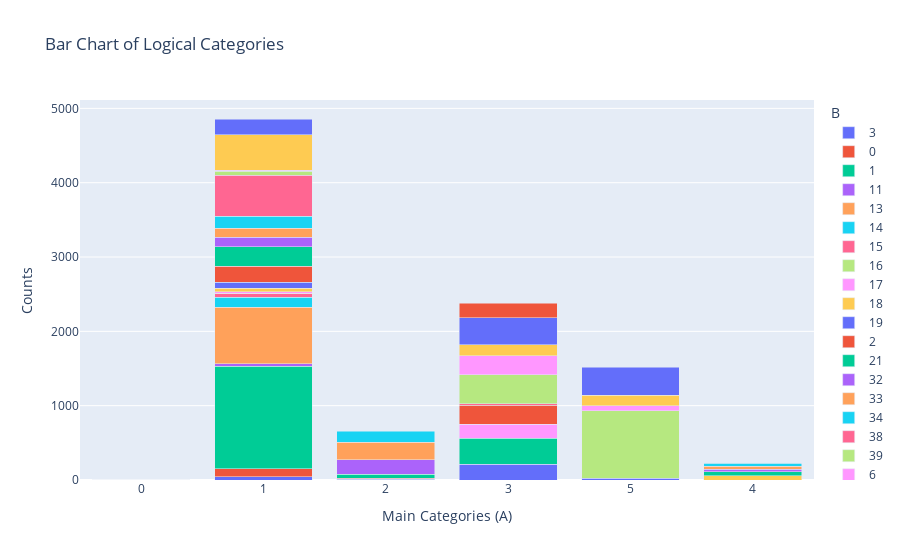

Write notebook code for a chart like this one.
### Code cell
fig = px.bar(
    category_counts,
    x='A', y='count',
    color='B',  # Stacked bars for subcategories
    title="Bar Chart of Logical Categories",
    labels={'A': 'Main Categories (A)', 'count': 'Counts'},
    barmode='stack'
)
fig.show()

### Figure 1 — Plotly figure (JSON) as saved in the notebook; plotly's stock layout.template omitted (floating-point values rounded to 4 significant figures)
{"data": [{"alignmentgroup": "True", "hovertemplate": "B=3<br>Main Categories (A)=%{x}<br>Counts=%{y}<extra></extra>", "legendgroup": "3", "marker": {"color": "#636efa", "pattern": {"shape": ""}}, "name": "3", "offsetgroup": "3", "orientation": "v", "showlegend": true, "textposition": "auto", "type": "bar", "x": ["0", "1", "2", "3", "5"], "xaxis": "x", "y": [1, 41, 13, 213, 23], "yaxis": "y"}, {"alignmentgroup": "True", "hovertemplate": "B=0<br>Main Categories (A)=%{x}<br>Counts=%{y}<extra></extra>", "legendgroup": "0", "marker": {"color": "#EF553B", "pattern": {"shape": ""}}, "name": "0", "offsetgroup": "0", "orientation": "v", "showlegend": true, "textposition": "auto", "type": "bar", "x": ["1"], "xaxis": "x", "y": [113], "yaxis": "y"}, {"alignmentgroup": "True", "hovertemplate": "B=1<br>Main Categories (A)=%{x}<br>Counts=%{y}<extra></extra>", "legendgroup": "1", "marker": {"color": "#00cc96", "pattern": {"shape": ""}}, "name": "1", "offsetgroup": "1", "orientation": "v", "showlegend": true, "textposition": "auto", "type": "bar", "x": ["1", "3"], "xaxis": "x", "y": [1378, 352], "yaxis": "y"}, {"alignmentgroup": "True", "hovertemplate": "B=11<br>Main Categories (A)=%{x}<br>Counts=%{y}<extra></extra>", "legendgroup": "11", "marker": {"color": "#ab63fa", "pattern": {"shape": ""}}, "name": "11", "offsetgroup": "11", "orientation": "v", "showlegend": true, "textposition": "auto", "type": "bar", "x": ["1"], "xaxis": "x", "y": [31], "yaxis": "y"}, {"alignmentgroup": "True", "hovertemplate": "B=13<br>Main Categories (A)=%{x}<br>Counts=%{y}<extra></extra>", "legendgroup": "13", "marker": {"color": "#FFA15A", "pattern": {"shape": ""}}, "name": "13", "offsetgroup": "13", "orientation": "v", "showlegend": true, "textposition": "auto", "type": "bar", "x": ["1"], "xaxis": "x", "y": [762], "yaxis": "y"}, {"alignmentgroup": "True", "hovertemplate": "B=14<br>Main Categories (A)=%{x}<br>Counts=%{y}<extra></extra>", "legendgroup": "14", "marker": {"color": "#19d3f3", "pattern": {"shape": ""}}, "name": "14", "offsetgroup": "14", "orientation": "v", "showlegend": true, "textposition": "auto", "type": "bar", "x": ["1"], "xaxis": "x", "y": [136], "yaxis": "y"}, {"alignmentgroup": "True", "hovertemplate": "B=15<br>Main Categories (A)=%{x}<br>Counts=%{y}<extra></extra>", "legendgroup": "15", "marker": {"color": "#FF6692", "pattern": {"shape": ""}}, "name": "15", "offsetgroup": "15", "orientation": "v", "showlegend": true, "textposition": "auto", "type": "bar", "x": ["1"], "xaxis": "x", "y": [53], "yaxis": "y"}, {"alignmentgroup": "True", "hovertemplate": "B=16<br>Main Categories (A)=%{x}<br>Counts=%{y}<extra></extra>", "legendgroup": "16", "marker": {"color": "#B6E880", "pattern": {"shape": ""}}, "name": "16", "offsetgroup": "16", "orientation": "v", "showlegend": true, "textposition": "auto", "type": "bar", "x": ["1"], "xaxis": "x", "y": [2], "yaxis": "y"}, {"alignmentgroup": "True", "hovertemplate": "B=17<br>Main Categories (A)=%{x}<br>Counts=%{y}<extra></extra>", "legendgroup": "17", "marker": {"color": "#FF97FF", "pattern": {"shape": ""}}, "name": "17", "offsetgroup": "17", "orientation": "v", "showlegend": true, "textposition": "auto", "type": "bar", "x": ["1", "3"], "xaxis": "x", "y": [19, 184], "yaxis": "y"}, {"alignmentgroup": "True", "hovertemplate": "B=18<br>Main Categories (A)=%{x}<br>Counts=%{y}<extra></extra>", "legendgroup": "18", "marker": {"color": "#FECB52", "pattern": {"shape": ""}}, "name": "18", "offsetgroup": "18", "orientation": "v", "showlegend": true, "textposition": "auto", "type": "bar", "x": ["1"], "xaxis": "x", "y": [47], "yaxis": "y"}, {"alignmentgroup": "True", "hovertemplate": "B=19<br>Main Categories (A)=%{x}<br>Counts=%{y}<extra></extra>", "legendgroup": "19", "marker": {"color": "#636efa", "pattern": {"shape": ""}}, "name": "19", "offsetgroup": "19", "orientation": "v", "showlegend": true, "textposition": "auto", "type": "bar", "x": ["1"], "xaxis": "x", "y": [78], "yaxis": "y"}, {"alignmentgroup": "True", "hovertemplate": "B=2<br>Main Categories (A)=%{x}<br>Counts=%{y}<extra></extra>", "legendgroup": "2", "marker": {"color": "#EF553B", "pattern": {"shape": ""}}, "name": "2", "offsetgroup": "2", "orientation": "v", "showlegend": true, "textposition": "auto", "type": "bar", "x": ["1", "3"], "xaxis": "x", "y": [215, 260], "yaxis": "y"}, {"alignmentgroup": "True", "hovertemplate": "B=21<br>Main Categories (A)=%{x}<br>Counts=%{y}<extra></extra>", "legendgroup": "21", "marker": {"color": "#00cc96", "pattern": {"shape": ""}}, "name": "21", "offsetgroup": "21", "orientation": "v", "showlegend": true, "textposition": "auto", "type": "bar", "x": ["1"], "xaxis": "x", "y": [265], "yaxis": "y"}, {"alignmentgroup": "True", "hovertemplate": "B=32<br>Main Categories (A)=%{x}<br>Counts=%{y}<extra></extra>", "legendgroup": "32", "marker": {"color": "#ab63fa", "pattern": {"shape": ""}}, "name": "32", "offsetgroup": "32", "orientation": "v", "showlegend": true, "textposition": "auto", "type": "bar", "x": ["1"], "xaxis": "x", "y": [129], "yaxis": "y"}, {"alignmentgroup": "True", "hovertemplate": "B=33<br>Main Categories (A)=%{x}<br>Counts=%{y}<extra></extra>", "legendgroup": "33", "marker": {"color": "#FFA15A", "pattern": {"shape": ""}}, "name": "33", "offsetgroup": "33", "orientation": "v", "showlegend": true, "textposition": "auto", "type": "bar", "x": ["1"], "xaxis": "x", "y": [115], "yaxis": "y"}, {"alignmentgroup": "True", "hovertemplate": "B=34<br>Main Categories (A)=%{x}<br>Counts=%{y}<extra></extra>", "legendgroup": "34", "marker": {"color": "#19d3f3", "pattern": {"shape": ""}}, "name": "34", "offsetgroup": "34", "orientation": "v", "showlegend": true, "textposition": "auto", "type": "bar", "x": ["1"], "xaxis": "x", "y": [165], "yaxis": "y"}, {"alignmentgroup": "True", "hovertemplate": "B=38<br>Main Categories (A)=%{x}<br>Counts=%{y}<extra></extra>", "legendgroup": "38", "marker": {"color": "#FF6692", "pattern": {"shape": ""}}, "name": "38", "offsetgroup": "38", "orientation": "v", "showlegend": true, "textposition": "auto", "type": "bar", "x": ["1"], "xaxis": "x", "y": [550], "yaxis": "y"}, {"alignmentgroup": "True", "hovertemplate": "B=39<br>Main Categories (A)=%{x}<br>Counts=%{y}<extra></extra>", "legendgroup": "39", "marker": {"color": "#B6E880", "pattern": {"shape": ""}}, "name": "39", "offsetgroup": "39", "orientation": "v", "showlegend": true, "textposition": "auto", "type": "bar", "x": ["1"], "xaxis": "x", "y": [52], "yaxis": "y"}, {"alignmentgroup": "True", "hovertemplate": "B=6<br>Main Categories (A)=%{x}<br>Counts=%{y}<extra></extra>", "legendgroup": "6", "marker": {"color": "#FF97FF", "pattern": {"shape": ""}}, "name": "6", "offsetgroup": "6", "orientation": "v", "showlegend": true, "textposition": "auto", "type": "bar", "x": ["1"], "xaxis": "x", "y": [14], "yaxis": "y"}, {"alignmentgroup": "True", "hovertemplate": "B=7<br>Main Categories (A)=%{x}<br>Counts=%{y}<extra></extra>", "legendgroup": "7", "marker": {"color": "#FECB52", "pattern": {"shape": ""}}, "name": "7", "offsetgroup": "7", "orientation": "v", "showlegend": true, "textposition": "auto", "type": "bar", "x": ["1"], "xaxis": "x", "y": [482], "yaxis": "y"}, {"alignmentgroup": "True", "hovertemplate": "B=8<br>Main Categories (A)=%{x}<br>Counts=%{y}<extra></extra>", "legendgroup": "8", "marker": {"color": "#636efa", "pattern": {"shape": ""}}, "name": "8", "offsetgroup": "8", "orientation": "v", "showlegend": true, "textposition": "auto", "type": "bar", "x": ["1"], "xaxis": "x", "y": [210], "yaxis": "y"}, {"alignmentgroup": "True", "hovertemplate": "B=12<br>Main Categories (A)=%{x}<br>Counts=%{y}<extra></extra>", "legendgroup": "12", "marker": {"color": "#EF553B", "pattern": {"shape": ""}}, "name": "12", "offsetgroup": "12", "orientation": "v", "showlegend": true, "textposition": "auto", "type": "bar", "x": ["2"], "xaxis": "x", "y": [10], "yaxis": "y"}, {"alignmentgroup": "True", "hovertemplate": "B=22<br>Main Categories (A)=%{x}<br>Counts=%{y}<extra></extra>", "legendgroup": "22", "marker": {"color": "#00cc96", "pattern": {"shape": ""}}, "name": "22", "offsetgroup": "22", "orientation": "v", "showlegend": true, "textposition": "auto", "type": "bar", "x": ["2"], "xaxis": "x", "y": [53], "yaxis": "y"}, {"alignmentgroup": "True", "hovertemplate": "B=31<br>Main Categories (A)=%{x}<br>Counts=%{y}<extra></extra>", "legendgroup": "31", "marker": {"color": "#ab63fa", "pattern": {"shape": ""}}, "name": "31", "offsetgroup": "31", "orientation": "v", "showlegend": true, "textposition": "auto", "type": "bar", "x": ["2"], "xaxis": "x", "y": [198], "yaxis": "y"}, {"alignmentgroup": "True", "hovertemplate": "B=35<br>Main Categories (A)=%{x}<br>Counts=%{y}<extra></extra>", "legendgroup": "35", "marker": {"color": "#FFA15A", "pattern": {"shape": ""}}, "name": "35", "offsetgroup": "35", "orientation": "v", "showlegend": true, "textposition": "auto", "type": "bar", "x": ["2"], "xaxis": "x", "y": [234], "yaxis": "y"}, {"alignmentgroup": "True", "hovertemplate": "B=5<br>Main Categories (A)=%{x}<br>Counts=%{y}<extra></extra>", "legendgroup": "5", "marker": {"color": "#19d3f3", "pattern": {"shape": ""}}, "name": "5", "offsetgroup": "5", "orientation": "v", "showlegend": true, "textposition": "auto", "type": "bar", "x": ["2"], "xaxis": "x", "y": [147], "yaxis": "y"}, {"alignmentgroup": "True", "hovertemplate": "B=23<br>Main Categories (A)=%{x}<br>Counts=%{y}<extra></extra>", "legendgroup": "23", "marker": {"color": "#FF6692", "pattern": {"shape": ""}}, "name": "23", "offsetgroup": "23", "orientation": "v", "showlegend": true, "textposition": "auto", "type": "bar", "x": ["3"], "xaxis": "x", "y": [16], "yaxis": "y"}, {"alignmentgroup": "True", "hovertemplate": "B=25<br>Main Categories (A)=%{x}<br>Counts=%{y}<extra></extra>", "legendgroup": "25", "marker": {"color": "#B6E880", "pattern": {"shape": ""}}, "name": "25", "offsetgroup": "25", "orientation": "v", "showlegend": true, "textposition": "auto", "type": "bar", "x": ["3"], "xaxis": "x", "y": [392], "yaxis": "y"}, {"alignmentgroup": "True", "hovertemplate": "B=27<br>Main Categories (A)=%{x}<br>Counts=%{y}<extra></extra>", "legendgroup": "27", "marker": {"color": "#FF97FF", "pattern": {"shape": ""}}, "name": "27", "offsetgroup": "27", "orientation": "v", "showlegend": true, "textposition": "auto", "type": "bar", "x": ["3"], "xaxis": "x", "y": [257], "yaxis": "y"}, {"alignmentgroup": "True", "hovertemplate": "B=4<br>Main Categories (A)=%{x}<br>Counts=%{y}<extra></extra>", "legendgroup": "4", "marker": {"color": "#FECB52", "pattern": {"shape": ""}}, "name": "4", "offsetgroup": "4", "orientation": "v", "showlegend": true, "textposition": "auto", "type": "bar", "x": ["3", "4"], "xaxis": "x", "y": [144, 55], "yaxis": "y"}, {"alignmentgroup": "True", "hovertemplate": "B=41<br>Main Categories (A)=%{x}<br>Counts=%{y}<extra></extra>", "legendgroup": "41", "marker": {"color": "#636efa", "pattern": {"shape": ""}}, "name": "41", "offsetgroup": "41", "orientation": "v", "showlegend": true, "textposition": "auto", "type": "bar", "x": ["3"], "xaxis": "x", "y": [366], "yaxis": "y"}, {"alignmentgroup": "True", "hovertemplate": "B=9<br>Main Categories (A)=%{x}<br>Counts=%{y}<extra></extra>", "legendgroup": "9", "marker": {"color": "#EF553B", "pattern": {"shape": ""}}, "name": "9", "offsetgroup": "9", "orientation": "v", "showlegend": true, "textposition": "auto", "type": "bar", "x": ["3"], "xaxis": "x", "y": [192], "yaxis": "y"}, {"alignmentgroup": "True", "hovertemplate": "B=24<br>Main Categories (A)=%{x}<br>Counts=%{y}<extra></extra>", "legendgroup": "24", "marker": {"color": "#00cc96", "pattern": {"shape": ""}}, "name": "24", "offsetgroup": "24", "orientation": "v", "showlegend": true, "textposition": "auto", "type": "bar", "x": ["4"], "xaxis": "x", "y": [56], "yaxis": "y"}, {"alignmentgroup": "True", "hovertemplate": "B=28<br>Main Categories (A)=%{x}<br>Counts=%{y}<extra></extra>", "legendgroup": "28", "marker": {"color": "#ab63fa", "pattern": {"shape": ""}}, "name": "28", "offsetgroup": "28", "orientation": "v", "showlegend": true, "textposition": "auto", "type": "bar", "x": ["4"], "xaxis": "x", "y": [33], "yaxis": "y"}, {"alignmentgroup": "True", "hovertemplate": "B=42<br>Main Categories (A)=%{x}<br>Counts=%{y}<extra></extra>", "legendgroup": "42", "marker": {"color": "#FFA15A", "pattern": {"shape": ""}}, "name": "42", "offsetgroup": "42", "orientation": "v", "showlegend": true, "textposition": "auto", "type": "bar", "x": ["4"], "xaxis": "x", "y": [41], "yaxis": "y"}, {"alignmentgroup": "True", "hovertemplate": "B=43<br>Main Categories (A)=%{x}<br>Counts=%{y}<extra></extra>", "legendgroup": "43", "marker": {"color": "#19d3f3", "pattern": {"shape": ""}}, "name": "43", "offsetgroup": "43", "orientation": "v", "showlegend": true, "textposition": "auto", "type": "bar", "x": ["4"], "xaxis": "x", "y": [41], "yaxis": "y"}, {"alignmentgroup": "True", "hovertemplate": "B=44<br>Main Categories (A)=%{x}<br>Counts=%{y}<extra></extra>", "legendgroup": "44", "marker": {"color": "#FF6692", "pattern": {"shape": ""}}, "name": "44", "offsetgroup": "44", "orientation": "v", "showlegend": true, "textposition": "auto", "type": "bar", "x": ["4"], "xaxis": "x", "y": [6], "yaxis": "y"}, {"alignmentgroup": "True", "hovertemplate": "B=26<br>Main Categories (A)=%{x}<br>Counts=%{y}<extra></extra>", "legendgroup": "26", "marker": {"color": "#B6E880", "pattern": {"shape": ""}}, "name": "26", "offsetgroup": "26", "orientation": "v", "showlegend": true, "textposition": "auto", "type": "bar", "x": ["5"], "xaxis": "x", "y": [910], "yaxis": "y"}, {"alignmentgroup": "True", "hovertemplate": "B=29<br>Main Categories (A)=%{x}<br>Counts=%{y}<extra></extra>", "legendgroup": "29", "marker": {"color": "#FF97FF", "pattern": {"shape": ""}}, "name": "29", "offsetgroup": "29", "orientation": "v", "showlegend": true, "textposition": "auto", "type": "bar", "x": ["5"], "xaxis": "x", "y": [65], "yaxis": "y"}, {"alignmentgroup": "True", "hovertemplate": "B=36<br>Main Categories (A)=%{x}<br>Counts=%{y}<extra></extra>", "legendgroup": "36", "marker": {"color": "#FECB52", "pattern": {"shape": ""}}, "name": "36", "offsetgroup": "36", "orientation": "v", "showlegend": true, "textposition": "auto", "type": "bar", "x": ["5"], "xaxis": "x", "y": [139], "yaxis": "y"}, {"alignmentgroup": "True", "hovertemplate": "B=37<br>Main Categories (A)=%{x}<br>Counts=%{y}<extra></extra>", "legendgroup": "37", "marker": {"color": "#636efa", "pattern": {"shape": ""}}, "name": "37", "offsetgroup": "37", "orientation": "v", "showlegend": true, "textposition": "auto", "type": "bar", "x": ["5"], "xaxis": "x", "y": [382], "yaxis": "y"}], "layout": {"barmode": "stack", "legend": {"title": {"text": "B"}, "tracegroupgap": 0}, "title": {"text": "Bar Chart of Logical Categories"}, "xaxis": {"anchor": "y", "domain": [0, 1], "title": {"text": "Main Categories (A)"}}, "yaxis": {"anchor": "x", "domain": [0, 1], "title": {"text": "Counts"}}}}
